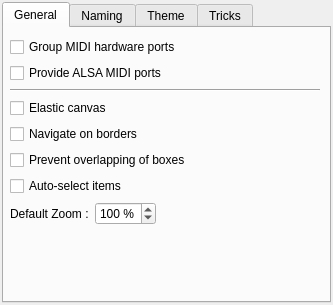
<?xml version="1.0" encoding="UTF-8"?>
<ui version="4.0">
 <class>CanvasOptions</class>
 <widget class="QDialog" name="CanvasOptions">
  <property name="geometry">
   <rect>
    <x>0</x>
    <y>0</y>
    <width>333</width>
    <height>305</height>
   </rect>
  </property>
  <property name="windowTitle">
   <string>Canvas Options</string>
  </property>
  <layout class="QVBoxLayout" name="verticalLayout_2">
   <property name="leftMargin">
    <number>2</number>
   </property>
   <property name="topMargin">
    <number>2</number>
   </property>
   <property name="rightMargin">
    <number>2</number>
   </property>
   <property name="bottomMargin">
    <number>2</number>
   </property>
   <item>
    <layout class="QVBoxLayout" name="verticalLayout">
     <property name="spacing">
      <number>0</number>
     </property>
     <item>
      <layout class="QHBoxLayout" name="horizontalLayout_2">
       <property name="spacing">
        <number>0</number>
       </property>
       <item>
        <widget class="QTabWidget" name="tabWidget">
         <property name="currentIndex">
          <number>0</number>
         </property>
         <widget class="QWidget" name="General">
          <attribute name="title">
           <string>General</string>
          </attribute>
          <layout class="QVBoxLayout" name="verticalLayout_4">
           <property name="spacing">
            <number>6</number>
           </property>
           <property name="leftMargin">
            <number>6</number>
           </property>
           <item>
            <widget class="QCheckBox" name="checkBoxA2J">
             <property name="text">
              <string>Group MIDI hardware ports</string>
             </property>
            </widget>
           </item>
           <item>
            <widget class="QCheckBox" name="checkBoxAlsa">
             <property name="text">
              <string>Provide ALSA MIDI ports</string>
             </property>
            </widget>
           </item>
           <item>
            <widget class="Line" name="line">
             <property name="orientation">
              <enum>Qt::Horizontal</enum>
             </property>
            </widget>
           </item>
           <item>
            <widget class="QCheckBox" name="checkBoxElastic">
             <property name="toolTip">
              <string>&lt;html&gt;&lt;head/&gt;&lt;body&gt;&lt;p&gt;Always resize the canvas scene to the mininum contents.&lt;/p&gt;&lt;p&gt;This way, the view is directly optimized while moving boxes.&lt;/p&gt;&lt;/body&gt;&lt;/html&gt;</string>
             </property>
             <property name="text">
              <string>Elastic canvas</string>
             </property>
            </widget>
           </item>
           <item>
            <widget class="QCheckBox" name="checkBoxBordersNavigation">
             <property name="toolTip">
              <string>&lt;html&gt;&lt;head/&gt;&lt;body&gt;&lt;p&gt;Allows navigation on borders.&lt;/p&gt;&lt;p&gt;While connecting, moving or selecting boxes, the view is moved when cursor is near a border.&lt;br/&gt;This way, no need to scroll mouse wheel, press shift button or move scroll bars.&lt;/p&gt;&lt;p&gt;&lt;br/&gt;This has strictly no effect if the entire scene is visible in the view.&lt;/p&gt;&lt;/body&gt;&lt;/html&gt;</string>
             </property>
             <property name="text">
              <string>Navigate on borders</string>
             </property>
            </widget>
           </item>
           <item>
            <widget class="QCheckBox" name="checkBoxPreventOverlap">
             <property name="toolTip">
              <string>&lt;html&gt;&lt;head/&gt;&lt;body&gt;&lt;p&gt;When this option is active, boxes are automatically moved when another box has been moved over them.&lt;/p&gt;&lt;/body&gt;&lt;/html&gt;</string>
             </property>
             <property name="text">
              <string>Prevent overlapping of boxes</string>
             </property>
             <property name="checked">
              <bool>false</bool>
             </property>
            </widget>
           </item>
           <item>
            <widget class="QCheckBox" name="checkBoxAutoSelectItems">
             <property name="text">
              <string>Auto-select items</string>
             </property>
            </widget>
           </item>
           <item>
            <layout class="QHBoxLayout" name="horizontalLayout_4">
             <item>
              <widget class="QLabel" name="label">
               <property name="toolTip">
                <string>Default zoom level at startup</string>
               </property>
               <property name="text">
                <string>Default Zoom :</string>
               </property>
              </widget>
             </item>
             <item>
              <widget class="QSpinBox" name="spinBoxDefaultZoom">
               <property name="suffix">
                <string> %</string>
               </property>
               <property name="minimum">
                <number>50</number>
               </property>
               <property name="maximum">
                <number>250</number>
               </property>
               <property name="value">
                <number>100</number>
               </property>
              </widget>
             </item>
             <item>
              <spacer name="horizontalSpacer_3">
               <property name="orientation">
                <enum>Qt::Horizontal</enum>
               </property>
               <property name="sizeHint" stdset="0">
                <size>
                 <width>40</width>
                 <height>20</height>
                </size>
               </property>
              </spacer>
             </item>
            </layout>
           </item>
           <item>
            <spacer name="verticalSpacer">
             <property name="orientation">
              <enum>Qt::Vertical</enum>
             </property>
             <property name="sizeHint" stdset="0">
              <size>
               <width>20</width>
               <height>40</height>
              </size>
             </property>
            </spacer>
           </item>
          </layout>
         </widget>
         <widget class="QWidget" name="Naming">
          <attribute name="title">
           <string>Naming</string>
          </attribute>
          <layout class="QVBoxLayout" name="verticalLayout_7">
           <item>
            <widget class="QLabel" name="label_4">
             <property name="text">
              <string>&lt;html&gt;&lt;head/&gt;&lt;body&gt;&lt;p&gt;Naming used for groups and ports,&lt;br&gt;by priority order.&lt;/p&gt;&lt;/body&gt;&lt;/html&gt;</string>
             </property>
            </widget>
           </item>
           <item>
            <widget class="QCheckBox" name="checkBoxJackPrettyNames">
             <property name="toolTip">
              <string>&lt;html&gt;&lt;head/&gt;&lt;body&gt;&lt;p&gt;choose the pretty-name JACK metadata (http://jackaudio.org/metadata/pretty-name) to name clients and ports.&lt;/p&gt;&lt;/body&gt;&lt;/html&gt;</string>
             </property>
             <property name="text">
              <string>JACK pretty names</string>
             </property>
             <property name="checked">
              <bool>true</bool>
             </property>
            </widget>
           </item>
           <item>
            <widget class="QCheckBox" name="checkBoxCustomNames">
             <property name="toolTip">
              <string>&lt;html&gt;&lt;head/&gt;&lt;body&gt;&lt;p&gt;Choose custom names defined by user with the &amp;quot;rename&amp;quot; context entry to name clients and ports.&lt;/p&gt;&lt;/body&gt;&lt;/html&gt;</string>
             </property>
             <property name="text">
              <string>Custom names</string>
             </property>
             <property name="checked">
              <bool>true</bool>
             </property>
            </widget>
           </item>
           <item>
            <widget class="QCheckBox" name="checkBoxGracefulNames">
             <property name="toolTip">
              <string>Use arranged names, which replace all underscores with spaces,
cut some useless characters depending on the client name.
It provides a shorter name than the original.</string>
             </property>
             <property name="text">
              <string>Graceful names</string>
             </property>
             <property name="checked">
              <bool>true</bool>
             </property>
            </widget>
           </item>
           <item>
            <widget class="Line" name="line_2">
             <property name="orientation">
              <enum>Qt::Horizontal</enum>
             </property>
            </widget>
           </item>
           <item>
            <widget class="QCheckBox" name="checkBoxExportCustomNames">
             <property name="toolTip">
              <string>&lt;html&gt;&lt;head/&gt;&lt;body&gt;&lt;p&gt;Automaticaly export custom names (for groups and ports) to JACK metadatas.&lt;/p&gt;&lt;p&gt;JACK metadatas are available for any program using JACK.&lt;/p&gt;&lt;p&gt;JACK pretty-name metadatas created by this will be removed when the option is unchecked.&lt;/p&gt;&lt;/body&gt;&lt;/html&gt;</string>
             </property>
             <property name="text">
              <string>Auto-export custom names to pretty-names</string>
             </property>
             <property name="checked">
              <bool>true</bool>
             </property>
            </widget>
           </item>
           <item>
            <layout class="QHBoxLayout" name="horizontalLayout_7">
             <item>
              <spacer name="horizontalSpacer_2">
               <property name="orientation">
                <enum>Qt::Horizontal</enum>
               </property>
               <property name="sizeHint" stdset="0">
                <size>
                 <width>40</width>
                 <height>20</height>
                </size>
               </property>
              </spacer>
             </item>
             <item>
              <layout class="QVBoxLayout" name="verticalLayout_6">
               <item>
                <widget class="QPushButton" name="pushButtonExportCustomJack">
                 <property name="enabled">
                  <bool>false</bool>
                 </property>
                 <property name="toolTip">
                  <string>&lt;html&gt;&lt;head/&gt;&lt;body&gt;&lt;p&gt;Export all custom names (for groups and ports) to JACK pretty-name metadatas.&lt;/p&gt;&lt;p&gt;If disabled, there is no custom name not already exported to JACK pretty-name.&lt;/p&gt;&lt;/body&gt;&lt;/html&gt;</string>
                 </property>
                 <property name="text">
                  <string>Custom names -&gt; JACK pretty names</string>
                 </property>
                 <property name="icon">
                  <iconset theme="document-export">
                   <normaloff>.</normaloff>.</iconset>
                 </property>
                </widget>
               </item>
               <item>
                <widget class="QPushButton" name="pushButtonImportPrettyJack">
                 <property name="enabled">
                  <bool>false</bool>
                 </property>
                 <property name="toolTip">
                  <string>&lt;html&gt;&lt;head/&gt;&lt;body&gt;&lt;p&gt;Import all pretty-name JACK metadatas to custom names. Useful if you wan't to save in your project pretty-names created from another program.&lt;/p&gt;&lt;p&gt;If disabled, there is no pretty-name JACK metadata to import.&lt;/p&gt;&lt;/body&gt;&lt;/html&gt;</string>
                 </property>
                 <property name="text">
                  <string>JACK pretty names -&gt; Custom names</string>
                 </property>
                 <property name="icon">
                  <iconset theme="document-import">
                   <normaloff>.</normaloff>.</iconset>
                 </property>
                </widget>
               </item>
              </layout>
             </item>
             <item>
              <spacer name="horizontalSpacer_4">
               <property name="orientation">
                <enum>Qt::Horizontal</enum>
               </property>
               <property name="sizeHint" stdset="0">
                <size>
                 <width>40</width>
                 <height>20</height>
                </size>
               </property>
              </spacer>
             </item>
            </layout>
           </item>
           <item>
            <spacer name="verticalSpacer_2">
             <property name="orientation">
              <enum>Qt::Vertical</enum>
             </property>
             <property name="sizeHint" stdset="0">
              <size>
               <width>20</width>
               <height>40</height>
              </size>
             </property>
            </spacer>
           </item>
          </layout>
          <zorder>checkBoxGracefulNames</zorder>
          <zorder>checkBoxJackPrettyNames</zorder>
          <zorder>verticalSpacer_2</zorder>
          <zorder>checkBoxCustomNames</zorder>
          <zorder>label_4</zorder>
          <zorder>line_2</zorder>
          <zorder>checkBoxExportCustomNames</zorder>
         </widget>
         <widget class="QWidget" name="Theme">
          <attribute name="title">
           <string>Theme</string>
          </attribute>
          <layout class="QVBoxLayout" name="verticalLayout_5">
           <item>
            <widget class="QComboBox" name="comboBoxTheme"/>
           </item>
           <item>
            <layout class="QHBoxLayout" name="horizontalLayout">
             <item>
              <widget class="QPushButton" name="pushButtonDuplicateTheme">
               <property name="text">
                <string>Duplicate</string>
               </property>
               <property name="icon">
                <iconset theme="edit-duplicate">
                 <normaloff>../../../../../NexSession/HoustonPatchbay/resources/ui</normaloff>../../../../../NexSession/HoustonPatchbay/resources/ui</iconset>
               </property>
              </widget>
             </item>
             <item>
              <widget class="QPushButton" name="pushButtonEditTheme">
               <property name="toolTip">
                <string>Edit the theme configuration file in a the text editor.</string>
               </property>
               <property name="text">
                <string>Edit</string>
               </property>
               <property name="icon">
                <iconset theme="document-edit">
                 <normaloff>../../../../../NexSession/HoustonPatchbay/resources/ui</normaloff>../../../../../NexSession/HoustonPatchbay/resources/ui</iconset>
               </property>
              </widget>
             </item>
            </layout>
           </item>
           <item>
            <widget class="QCheckBox" name="checkBoxShadows">
             <property name="text">
              <string>Boxes have shadows</string>
             </property>
            </widget>
           </item>
           <item>
            <layout class="QHBoxLayout" name="horizontalLayout_6">
             <item>
              <widget class="QLabel" name="label_3">
               <property name="sizePolicy">
                <sizepolicy hsizetype="Maximum" vsizetype="Preferred">
                 <horstretch>0</horstretch>
                 <verstretch>0</verstretch>
                </sizepolicy>
               </property>
               <property name="text">
                <string>Grid :</string>
               </property>
              </widget>
             </item>
             <item>
              <widget class="QComboBox" name="comboBoxGridStyle"/>
             </item>
            </layout>
           </item>
           <item>
            <spacer name="verticalSpacer_3">
             <property name="orientation">
              <enum>Qt::Vertical</enum>
             </property>
             <property name="sizeHint" stdset="0">
              <size>
               <width>20</width>
               <height>40</height>
              </size>
             </property>
            </spacer>
           </item>
          </layout>
         </widget>
         <widget class="QWidget" name="Tricks">
          <attribute name="title">
           <string>Tricks</string>
          </attribute>
          <layout class="QVBoxLayout" name="verticalLayout_3">
           <item>
            <widget class="QLabel" name="label_9">
             <property name="toolTip">
              <string>&lt;html&gt;&lt;head/&gt;&lt;body&gt;&lt;p&gt;Boxes can have two different layouts.&lt;/p&gt;&lt;p&gt;For boxes with input and output ports, if the layout is large, output ports are layouted at right of input ports, else ports are layouted in a descending order, no matter if they are input or output ports.&lt;/p&gt;&lt;/body&gt;&lt;/html&gt;</string>
             </property>
             <property name="text">
              <string>Grouped boxes auto layout :</string>
             </property>
            </widget>
           </item>
           <item>
            <widget class="QComboBox" name="comboBoxBoxesAutoLayout"/>
           </item>
           <item>
            <layout class="QHBoxLayout" name="horizontalLayout_3">
             <item>
              <widget class="QLabel" name="label_2">
               <property name="text">
                <string>Maximum port width :</string>
               </property>
              </widget>
             </item>
             <item>
              <widget class="QSpinBox" name="spinBoxMaxPortWidth">
               <property name="sizePolicy">
                <sizepolicy hsizetype="Fixed" vsizetype="Fixed">
                 <horstretch>0</horstretch>
                 <verstretch>0</verstretch>
                </sizepolicy>
               </property>
               <property name="suffix">
                <string> pts</string>
               </property>
               <property name="minimum">
                <number>40</number>
               </property>
               <property name="maximum">
                <number>800</number>
               </property>
               <property name="value">
                <number>170</number>
               </property>
              </widget>
             </item>
             <item>
              <spacer name="horizontalSpacer">
               <property name="orientation">
                <enum>Qt::Horizontal</enum>
               </property>
               <property name="sizeHint" stdset="0">
                <size>
                 <width>40</width>
                 <height>20</height>
                </size>
               </property>
              </spacer>
             </item>
            </layout>
           </item>
           <item>
            <widget class="QFrame" name="gridFrame">
             <property name="toolTip">
              <string>Set grid width and height.
Boxes positions and sizes are adapted to the grid.</string>
             </property>
             <layout class="QHBoxLayout" name="horizontalLayout_5">
              <item>
               <widget class="QLabel" name="label_7">
                <property name="text">
                 <string>Grid :</string>
                </property>
               </widget>
              </item>
              <item>
               <widget class="QSpinBox" name="spinBoxGridWidth">
                <property name="sizePolicy">
                 <sizepolicy hsizetype="Expanding" vsizetype="Fixed">
                  <horstretch>0</horstretch>
                  <verstretch>0</verstretch>
                 </sizepolicy>
                </property>
                <property name="suffix">
                 <string> pts</string>
                </property>
                <property name="minimum">
                 <number>1</number>
                </property>
                <property name="value">
                 <number>16</number>
                </property>
               </widget>
              </item>
              <item>
               <widget class="QLabel" name="label_8">
                <property name="sizePolicy">
                 <sizepolicy hsizetype="Fixed" vsizetype="Preferred">
                  <horstretch>0</horstretch>
                  <verstretch>0</verstretch>
                 </sizepolicy>
                </property>
                <property name="text">
                 <string>x</string>
                </property>
               </widget>
              </item>
              <item>
               <widget class="QSpinBox" name="spinBoxGridHeight">
                <property name="sizePolicy">
                 <sizepolicy hsizetype="Expanding" vsizetype="Fixed">
                  <horstretch>0</horstretch>
                  <verstretch>0</verstretch>
                 </sizepolicy>
                </property>
                <property name="suffix">
                 <string> pts</string>
                </property>
                <property name="minimum">
                 <number>1</number>
                </property>
                <property name="value">
                 <number>12</number>
                </property>
               </widget>
              </item>
             </layout>
            </widget>
           </item>
           <item>
            <spacer name="verticalSpacer_5">
             <property name="orientation">
              <enum>Qt::Vertical</enum>
             </property>
             <property name="sizeHint" stdset="0">
              <size>
               <width>20</width>
               <height>40</height>
              </size>
             </property>
            </spacer>
           </item>
           <item>
            <widget class="QPushButton" name="pushButtonPatchichiExport">
             <property name="sizePolicy">
              <sizepolicy hsizetype="Minimum" vsizetype="Fixed">
               <horstretch>0</horstretch>
               <verstretch>0</verstretch>
              </sizepolicy>
             </property>
             <property name="toolTip">
              <string>&lt;html&gt;&lt;head/&gt;&lt;body&gt;&lt;p&gt;Patchichi is a software allowing to run patchbay scenes abstractly.&lt;/p&gt;&lt;p&gt;It is useful for developers, to can develop or fix bug on the patchbay.&lt;/p&gt;&lt;p&gt;It is also nicer to use Patchichi to edit patchbay themes.&lt;/p&gt;&lt;p&gt;You could also use it to build a patchbay graph, for tutorials or whatever you want.&lt;/p&gt;&lt;p&gt;&lt;br/&gt;&lt;/p&gt;&lt;/body&gt;&lt;/html&gt;</string>
             </property>
             <property name="text">
              <string>Export scene to Patchichi</string>
             </property>
             <property name="icon">
              <iconset theme="document-save-as">
               <normaloff>.</normaloff>.</iconset>
             </property>
            </widget>
           </item>
           <item>
            <spacer name="verticalSpacer_4">
             <property name="orientation">
              <enum>Qt::Vertical</enum>
             </property>
             <property name="sizeHint" stdset="0">
              <size>
               <width>20</width>
               <height>40</height>
              </size>
             </property>
            </spacer>
           </item>
          </layout>
         </widget>
        </widget>
       </item>
      </layout>
     </item>
    </layout>
   </item>
  </layout>
 </widget>
 <resources/>
 <connections/>
</ui>
